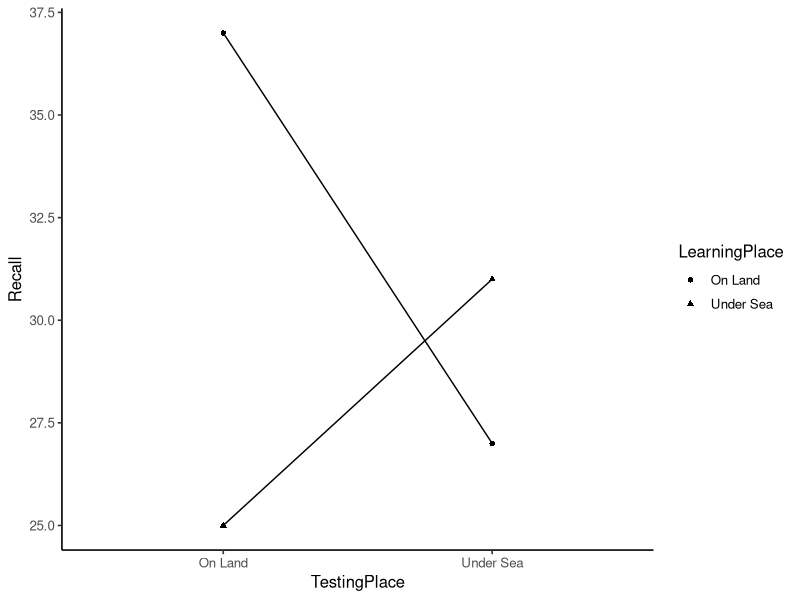
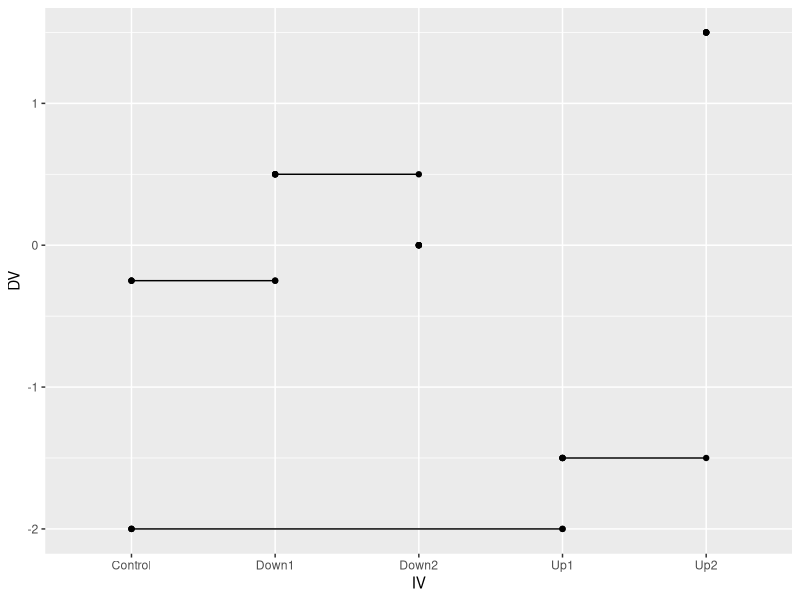

The R script that drew these images, in order:
## ---- chunk 1
knitr::opts_chunk$set(echo = TRUE)
## ---- chunk 2
library(tibble)
library(tidyr)
library(dplyr)

e1 <- tribble(~Subject, ~Drug_A, ~Placebo, ~Drug_B,
        "s1", 124, 108, 104,
        "s2", 105, 107, 100,
        "s3",107,90,100,
        "s4",109,89,93,
        "s5",94,105,89,
        "s6",121,71,84)

# convert to long
e1 <- pivot_longer(e1,cols = !Subject,
                   names_to = "IV",
                   values_to = "Latency")

# Convert IVs to factors
e1 <- e1 %>%
  mutate(Subject = as.factor(Subject),
         IV = as.factor(IV))

# conduct ANOVA, note the addition of the error term in the formula
aov_out <- aov(Latency ~ IV + Error(Subject), data=e1)
summary(aov_out)

## ---- chunk 3
e2 <- tribble(~Subject, ~r1, ~r2, ~r3, ~r4, ~r5, ~r6,
        "s1",30,18,21,15,18,12,
        "s2",21,23,16,17,13,12,
        "s3",19,21,13,15,13,9,
        "s4",19,19,16,9,11,10,
        "s5",21,16,12,15,9,11,
        "s6",22,17,14,12,10,9,
        "s7",19,20,17,10,13,5,
        "s8",17,18,11,11,9,12
        )

# convert to long
e2 <- pivot_longer(e2,cols = !Subject,
                   names_to = "Rank",
                   values_to = "Recall")

# Convert IVs to factors
e2 <- e2 %>%
  mutate(Subject = as.factor(Subject),
         Rank = as.factor(Rank))

# conduct ANOVA, note the addition of the error term in the formula
aov_out <- aov(Recall ~ Rank + Error(Subject), data= e2)
summary(aov_out)

## ---- chunk 4
godden_baddeley <- tribble(~Subjects,~LearningPlace,~TestingPlace,~Recall,
        "s1","On Land","On Land",34,
        "s2","On Land","On Land",37,
        "s3","On Land","On Land",27,
        "s4","On Land","On Land",43,
        "s5","On Land","On Land",44,
        "s1","On Land","Under Sea",18,
        "s2","On Land","Under Sea",21,
        "s3","On Land","Under Sea",25,
        "s4","On Land","Under Sea",37,
        "s5","On Land","Under Sea",34,
        "s1","Under Sea","On Land",14,
        "s2","Under Sea","On Land",21,
        "s3","Under Sea","On Land",31,
        "s4","Under Sea","On Land",27,
        "s5","Under Sea","On Land",32,
        "s1","Under Sea","Under Sea",22,
        "s2","Under Sea","Under Sea",25,
        "s3","Under Sea","Under Sea",33,
        "s4","Under Sea","Under Sea",33,
        "s5","Under Sea","Under Sea",42
        )

# convert IVs to factors
godden_baddeley <- godden_baddeley %>%
  mutate(Subjects = as.factor(Subjects),
         LearningPlace = as.factor(LearningPlace),
         TestingPlace = as.factor(TestingPlace))

# run ANOVA
aov_out <- aov(Recall ~ LearningPlace*TestingPlace + Error(Subjects/(LearningPlace*TestingPlace)), godden_baddeley)

# print out ANOVA summary table
summary(aov_out)

# generate plot of means
library(ggplot2)

ggplot(godden_baddeley, aes(x=TestingPlace,
                            y=Recall,
                            shape=LearningPlace,
                            group=LearningPlace))+
  geom_point(stat="summary",fun="mean")+
  geom_line(stat="summary",fun="mean")+
  theme_classic(base_size=12)
## ---- chunk 5
## example data set to illustrate sphericity
textbook <- tribble(~S, ~a1, ~a2, ~a3, ~a4,
        "s1",76,64,34,26,
        "s2",60,48,46,30,
        "s3",58,34,32,28,
        "s4",46,46,32,28,
        "s5",30,18,36,28
        )

## selecting the table of values in each column
textbook[,2:5]

## computing the covariation matrix
cov(textbook[,2:5])

## ta
colMeans(cov(textbook[,2:5]))

## sa-s
colMeans(cov(textbook[,2:5])) - mean(cov(textbook[,2:5]))

## double-centering

cov_matrix <- cov(textbook[,2:5])
col_mean_matrix <- cov_matrix*0 + colMeans(cov_matrix)
row_mean_matrix <- t(cov_matrix*0 + rowMeans(cov_matrix))
dc_matrix <- cov_matrix - col_mean_matrix -row_mean_matrix + mean(cov_matrix)

## greenhouse-geisser
sum(diag(dc_matrix))^2 / ((dim(dc_matrix)[1]-1)*sum(dc_matrix^2))
#> [1] 0.4459613
## ---- chunk 6

textbook <- tribble(~S, ~a1, ~a2, ~a3, ~a4,
        "s1",76,64,34,26,
        "s2",60,48,46,30,
        "s3",58,34,32,28,
        "s4",46,46,32,28,
        "s5",30,18,36,28
        )

## ANOVA using car
wide_data <- as.matrix(textbook[1:5,2:5])
aov_model <- lm(wide_data ~1)
rm_factor <- factor(c('a1','a2','a3','a4'))
library(car)
new_anova <- Anova(aov_model,
                   idata=data.frame(rm_factor),
                   idesign = ~rm_factor,
                   type="III")
summary(new_anova,multivariate=FALSE)

## ---- chunk 7
# mean=0, sd=1

library(tibble)

sim_data <- tibble(
subjects = rep(1:6, each=5),
IV = rep(c("Down2", "Down1","Control","Up1","Up2"), each=6),
DV = 0
)

sim_data <- tibble(
subjects = rep(1:6, each=5),
IV = rep(c("Down2", "Down1","Control","Up1","Up2"), each=6),
DV = c(0,0,0,0,0,
       0.5, 0.5, 0.5, 0.5, 0.5,
        -0.25,-0.25,-0.25,-0.25,-0.25,
       -2,-2,-2,-2,-2,
       -1.5,-1.5,-1.5,-1.5,-1.5,
       1.5, 1.5, 1.5, 1.5, 1.5)
)

ggplot(sim_data, aes(x=IV, y=DV, group=subjects))+
  geom_point()+
  geom_line()
## ---- chunk 8

